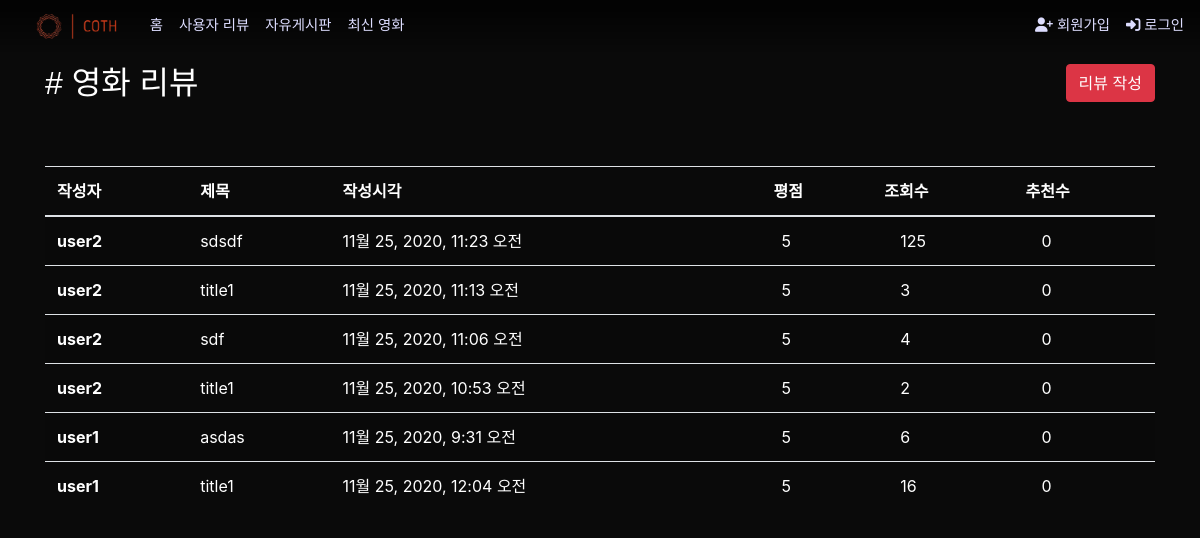
The app's page /articles/review/, older data.
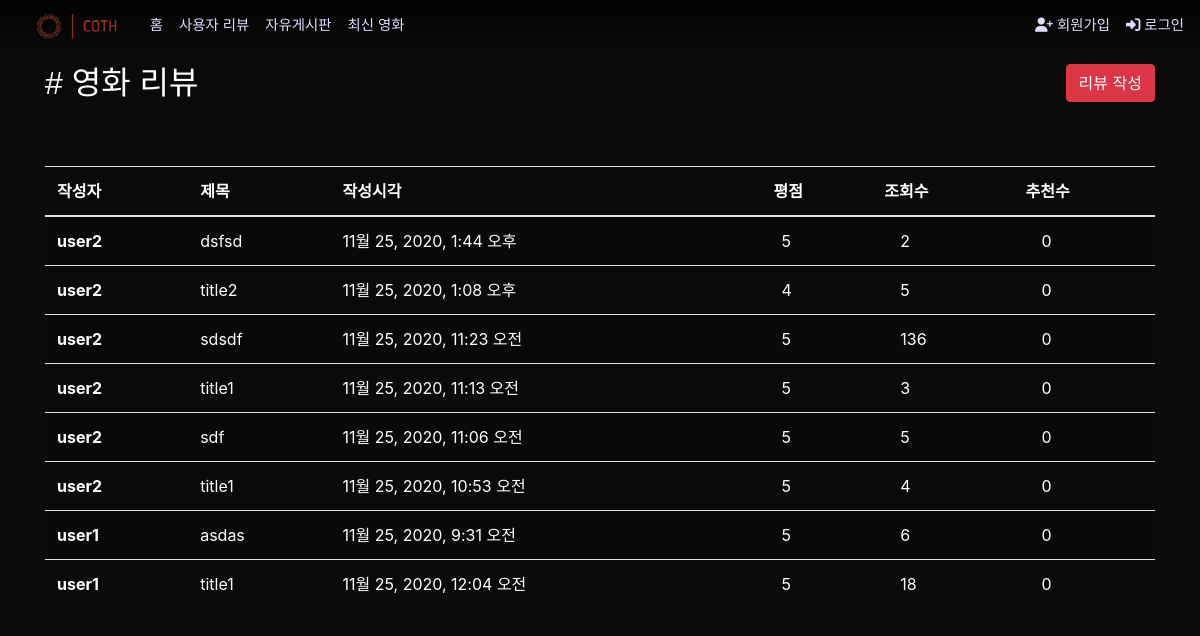
The same page, newer data.
### articles/models.py (models this page shows, shortened)
class ReviewArticle(models.Model):
    user = models.ForeignKey(settings.AUTH_USER_MODEL, on_delete=models.CASCADE)
    like = models.ManyToManyField(settings.AUTH_USER_MODEL, related_name='like_review')
    likecount = models.IntegerField(default=0)
    unlike = models.ManyToManyField(settings.AUTH_USER_MODEL, related_name='unlike_review')
    unlikecount = models.IntegerField(default=0)
    title = models.CharField(max_length=50)
    content = models.TextField()
    created_at = models.DateTimeField(auto_now_add=True)
    updated_at = models.DateTimeField(auto_now=True)
    image = models.ImageField(blank=True, upload_to='%Y/%m/%d')
    hits = models.PositiveIntegerField(default=0)
    class Rank(models.IntegerChoices):
        BEST = 5
        GOOD = 4
        NORMAL = 3
        BAD = 2
        WORST = 1
    rank = models.IntegerField(choices=Rank.choices)

### accounts/models.py (models this page shows)
class User(AbstractUser):
    followers = models.ManyToManyField('self', symmetrical=False, related_name='followings')
    image = ProcessedImageField(blank=True,
                                processors=[Thumbnail(150, 150)],
                                format='png',
                                options={'quality': 100},
                                upload_to='%Y/%m/%d')
    selfpr = models.CharField(max_length=100)
    nickname = models.CharField(max_length=20)
    dibs_movies = models.ManyToManyField(Movie, related_name='dibs_users', blank=True, null=True)
    class Prefer(models.IntegerChoices):
        액션 = 28
        모험 = 12
        애니메이션 = 16
        코미디 = 35
        범죄 = 80
        다큐멘터리 = 99
        드라마 = 18
        가족 = 10751
        판타지 = 14
        역사 = 36
        공포 = 27
        음악 = 10402
        미스터리 = 9648
        로맨스 = 10749
        SF = 878
        TV영화 = 10770
        스릴러 = 53
        전쟁 = 10752
        서부 = 37
    genre_prefer1 = models.IntegerField(choices=Prefer.choices)
    genre_prefer2 = models.IntegerField(choices=Prefer.choices)
    genre_prefer3 = models.IntegerField(choices=Prefer.choices)

### articles/views.py (the view)
# urls.py: path('review/', views.review_index, name="review_index"),
@require_GET
def review_index(request):
    reviews = ReviewArticle.objects.order_by('-pk')
    context = {
        'reviews': reviews,
    }
    return render(request, 'articles/review_index.html', context)

### articles/templates/articles/review_index.html
{% extends 'base.html' %}
{% block content %}
  <div class="d-flex justify-content-between my-5">
    <h2 class="d-inline text-white ns"># 영화 리뷰</h2>
    <p class="d-inline"><a class="btn btn-danger" href="{% url 'articles:review_create' %}">리뷰 작성</a></p>
  </div>
  <table class="table table-striped text-white">
    <thead>
      <tr>
        <th scope="col">작성자</th>
        <th scope="col">제목</th>
        <th scope="col">작성시각</th>
        <th scope="col">평점</th>
        <th scope="col">조회수</th>
        <th scope="col">추천수</th>
      </tr>
    </thead>
    <tbody>
      {% for review in reviews  %}
        <tr>
          <th scope="row">{{ review.user }}</th>
          <td><a class="text-white" href="{% url 'articles:review_detail' review.pk %}">{{ review.title }}</a></td>
          <td>{{ review.created_at}}</td>
          <td>&ensp;{{ review.rank}}</td>
          <td>&ensp;&ensp;{{ review.hits }}</td>
          <td>&ensp;&ensp;{{ review.likecount }}</td>
        </tr>
      {% endfor %}
    </tbody>
  </table>
{% endblock  %}

Row changes from the older to the newer data that the page shows:
added ReviewArticle: user "user2", title "dsfsd", created_at "11월 25, 2020, 1:44 오후", rank "5", hits "2", likecount "0"
added ReviewArticle: user "user2", title "title2", created_at "11월 25, 2020, 1:08 오후", rank "4", hits "5", likecount "0"
changed ReviewArticle "sdsdf": hits "125" → "136"
changed ReviewArticle "sdf": hits "4" → "5"
changed ReviewArticle "11월 25, 2020, 10:53 오전": hits "2" → "4"
changed ReviewArticle "11월 25, 2020, 12:04 오전": hits "16" → "18"
